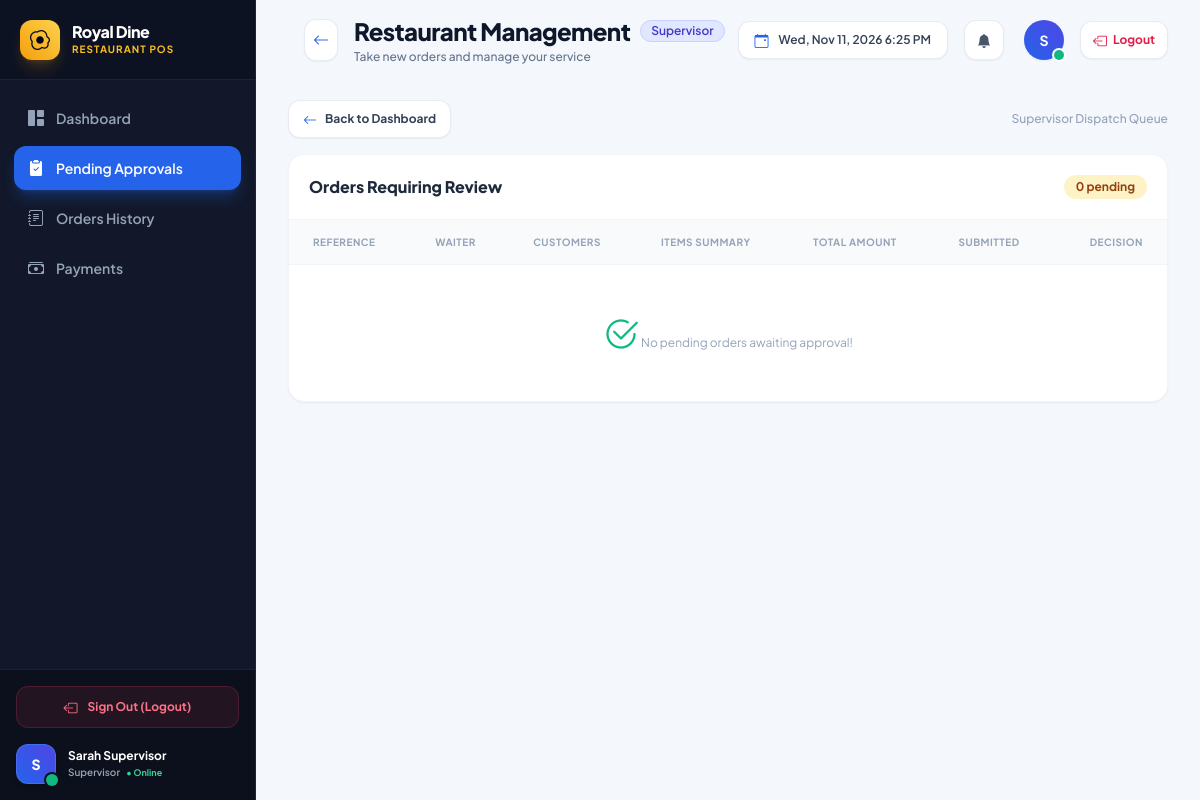
Page /approvals/pending/ (signed in) on the committed database.
### apps/accounts/models.py (models this page shows, shortened)
class CustomUser(AbstractUser):
    class Role(models.TextChoices):
        ADMIN = 'ADMIN', 'Administrator'
        SUPERVISOR = 'SUPERVISOR', 'Supervisor'
        WAITER = 'WAITER', 'Waiter'
        KITCHEN_STAFF = 'KITCHEN_STAFF', 'Kitchen Staff'
    role = models.CharField(
        max_length=20,
        choices=Role.choices,
        default=Role.WAITER,
    )
    phone_number = models.CharField(max_length=20, blank=True)
    is_active_employee = models.BooleanField(default=True)
    avatar = models.ImageField(upload_to='avatars/', blank=True, null=True)
    created_at = models.DateTimeField(auto_now_add=True)
    updated_at = models.DateTimeField(auto_now=True)
    class Meta:
        ordering = ['-created_at']
        verbose_name = 'User'
        verbose_name_plural = 'Users'

### apps/approvals/views.py (the view)
# urls.py: path('pending/', views.pending_orders, name='pending_orders'),
@login_required
@supervisor_required
def pending_orders(request):
    orders = Order.objects.filter(status=Order.Status.PENDING_APPROVAL).select_related('waiter').prefetch_related('items__meal')
    return render(request, 'supervisor/pending_orders.html', {'orders': orders})

### apps/restaurants/context_processors.py (called while the page is built)
def restaurant_context(request):
    try:
        settings_obj = RestaurantSettings.objects.first()
        currency = settings_obj.currency_symbol if settings_obj and settings_obj.currency_symbol else 'ETB'
    except Exception:
        currency = 'ETB'
        settings_obj = None
    return {
        'CURRENCY_SYMBOL': currency,
        'restaurant_settings': settings_obj,
    }

### templates/supervisor/pending_orders.html (shortened to what this page needs)
{% extends 'base/base.html' %}
{% load humanize %}
{% block content %}
<div class="mb-4 flex items-center justify-between">
    <a href="{% url 'approvals:supervisor_dashboard' %}" class="inline-flex items-center gap-2 px-3.5 py-2 rounded-xl bg-white hover:bg-slate-50 text-slate-700 border border-slate-200/80 font-bold text-xs shadow-sm transition-all active:scale-95">
        <i class="bi bi-arrow-left text-sm text-blue-600"></i>
        <span>Back to Dashboard</span>
    </a>
    <span class="text-xs text-slate-400 font-medium">Supervisor Dispatch Queue</span>
</div>
<div class="bg-white rounded-2xl shadow-sm border border-slate-100 overflow-hidden">
    <div class="p-5 border-b border-slate-100 flex items-center justify-between">
        <h3 class="text-base font-extrabold text-slate-800">Orders Requiring Review</h3>
        <span class="px-3 py-1 rounded-full text-xs font-bold bg-amber-100 text-amber-800">
            {{ orders.count }} pending
        </span>
    </div>
    <div class="overflow-x-auto">
        <table class="w-full text-left text-xs">
            <thead class="bg-slate-50 text-slate-400 uppercase font-bold text-[10px] tracking-wider border-b border-slate-100">
                <tr>
                    <th class="px-6 py-3.5">Reference</th>
                    <th class="px-6 py-3.5">Waiter</th>
                    <th class="px-6 py-3.5">Customers</th>
                    <th class="px-6 py-3.5">Items Summary</th>
                    <th class="px-6 py-3.5">Total Amount</th>
                    <th class="px-6 py-3.5">Submitted</th>
                    <th class="px-6 py-3.5 text-right">Decision</th>
                </tr>
            </thead>
            <tbody class="divide-y divide-slate-100">
                {% for order in orders %}
                <tr class="hover:bg-slate-50/80 transition-colors">
                    <td class="px-6 py-4 font-bold text-slate-900">{{ order.order_reference }}</td>
                    <td class="px-6 py-4 font-semibold text-slate-700">
                        <i class="bi bi-person mr-1 text-slate-400"></i>
                        {{ order.waiter.get_full_name|default:order.waiter.username }}
                    </td>
                    <td class="px-6 py-4 font-semibold text-slate-600">{{ order.customer_count }} Guest{{ order.customer_count|pluralize }}</td>
                    <td class="px-6 py-4 text-slate-500 max-w-xs truncate">
                        {% for item in order.items.all %}
                        {{ item.quantity }}x {{ item.meal.name }}{% if not forloop.last %}, {% endif %}
                        {% endfor %}
                    </td>
                    <td class="px-6 py-4 font-extrabold text-slate-900 text-sm">ETB {{ order.total_amount }}</td>
                    <td class="px-6 py-4">
                        <div class="flex items-center gap-1.5 text-xs text-slate-700 font-bold">
                            <i class="bi bi-clock text-slate-400"></i>
                            <span>{{ order.created_at|date:"h:i A" }}</span>
                        </div>
                        <span class="text-[10px] text-slate-400 block">{{ order.created_at|naturaltime }}</span>
                    </td>
                    <td class="px-6 py-4 text-right space-x-2">
                        <a href="{% url 'approvals:review_order' order.id %}" class="px-4 py-1.5 rounded-xl font-bold text-xs text-white bg-[#2563eb] hover:bg-blue-700 shadow-sm transition-all inline-block">
                            Review &amp; Decide
                        </a>
                    </td>
                </tr>
                {% empty %}
                <tr>
                    <td colspan="7" class="px-6 py-12 text-center text-slate-400">
                        <i class="bi bi-check2-circle text-4xl text-emerald-500 mb-2 d-block"></i>
                        No pending orders awaiting approval!
                    </td>
                </tr>
                {% endfor %}
            </tbody>
        </table>
    </div>
</div>
{% endblock %}

### templates/base/sidebar.html (shortened to what this page needs)
{% load static %}
<aside id="sidebar" class="fixed lg:static inset-y-0 left-0 z-50 w-64 h-screen bg-[#121829] flex flex-col justify-between shrink-0 transform -translate-x-full lg:translate-x-0 transition-transform duration-300 ease-in-out shadow-2xl lg:shadow-none select-none border-r border-slate-800/80 overflow-hidden">
    <div class="h-20 shrink-0 flex items-center justify-between px-5 border-b border-slate-800/80 bg-[#0d1222]">
        <a href="{% url 'accounts:dashboard_redirect' %}" class="flex items-center space-x-3 group">
            <div class="w-10 h-10 rounded-xl bg-gradient-to-tr from-amber-500 to-amber-300 flex items-center justify-center shadow-lg shadow-amber-500/20 group-hover:scale-105 transition-transform">
                <i class="bi bi-egg-fried text-xl text-slate-950 font-bold"></i>
            </div>
            <div>
                <h1 class="text-base font-extrabold tracking-tight text-white leading-tight">Royal Dine</h1>
                <p class="text-[10px] font-bold text-amber-400 uppercase tracking-widest">Restaurant POS</p>
            </div>
        </a>
    </div>
    <nav class="flex-1 min-h-0 px-3.5 py-4 space-y-1.5 overflow-y-auto">
        {% if user.role == 'WAITER' %}
        <a href="{% url 'orders:waiter_dashboard' %}"
           class="flex items-center space-x-3 px-3.5 py-2.5 rounded-xl text-sm font-semibold transition-all duration-150 {% if request.resolver_match.url_name == 'waiter_dashboard' %}bg-[#2563eb] text-white shadow-lg shadow-blue-600/30{% else %}text-slate-400 hover:text-white hover:bg-slate-800/70{% endif %}">
            <i class="bi bi-grid-1x2-fill text-base"></i>
            <span>Dashboard</span>
        </a>
        <a href="{% url 'orders:create_order' %}"
           class="flex items-center space-x-3 px-3.5 py-2.5 rounded-xl text-sm font-semibold transition-all duration-150 {% if request.resolver_match.url_name == 'create_order' %}bg-[#2563eb] text-white shadow-lg shadow-blue-600/30{% else %}text-slate-400 hover:text-white hover:bg-slate-800/70{% endif %}">
            <i class="bi bi-plus-circle-fill text-base"></i>
            <span>Take New Order</span>
        </a>
        <a href="{% url 'orders:waiter_orders' %}"
           class="flex items-center space-x-3 px-3.5 py-2.5 rounded-xl text-sm font-semibold transition-all duration-150 {% if request.resolver_match.url_name == 'waiter_orders' %}bg-[#2563eb] text-white shadow-lg shadow-blue-600/30{% else %}text-slate-400 hover:text-white hover:bg-slate-800/70{% endif %}">
            <i class="bi bi-receipt text-base"></i>
            <span>My Orders</span>
        </a>
        {% elif user.role == 'SUPERVISOR' %}
        <a href="{% url 'approvals:supervisor_dashboard' %}"
           class="flex items-center space-x-3 px-3.5 py-2.5 rounded-xl text-sm font-semibold transition-all duration-150 {% if request.resolver_match.url_name == 'supervisor_dashboard' %}bg-[#2563eb] text-white shadow-lg shadow-blue-600/30{% else %}text-slate-400 hover:text-white hover:bg-slate-800/70{% endif %}">
            <i class="bi bi-grid-1x2-fill text-base"></i>
            <span>Dashboard</span>
        </a>
        <a href="{% url 'approvals:pending_orders' %}"
           class="flex items-center justify-between px-3.5 py-2.5 rounded-xl text-sm font-semibold transition-all duration-150 {% if request.resolver_match.url_name == 'pending_orders' %}bg-[#2563eb] text-white shadow-lg shadow-blue-600/30{% else %}text-slate-400 hover:text-white hover:bg-slate-800/70{% endif %}">
            <div class="flex items-center space-x-3">
                <i class="bi bi-clipboard2-check-fill text-base"></i>
                <span>Pending Approvals</span>
            </div>
        </a>
        <a href="{% url 'approvals:order_history' %}"
           class="flex items-center space-x-3 px-3.5 py-2.5 rounded-xl text-sm font-semibold transition-all duration-150 {% if request.resolver_match.url_name == 'order_history' %}bg-[#2563eb] text-white shadow-lg shadow-blue-600/30{% else %}text-slate-400 hover:text-white hover:bg-slate-800/70{% endif %}">
            <i class="bi bi-journal-text text-base"></i>
            <span>Orders History</span>
        </a>
        <a href="{% url 'payments:payment_list' %}"
           class="flex items-center space-x-3 px-3.5 py-2.5 rounded-xl text-sm font-semibold transition-all duration-150 {% if request.resolver_match.url_name == 'payment_list' %}bg-[#2563eb] text-white shadow-lg shadow-blue-600/30{% else %}text-slate-400 hover:text-white hover:bg-slate-800/70{% endif %}">
            <i class="bi bi-cash-stack text-base"></i>
            <span>Payments</span>
        </a>
        {% endif %}
    </nav>
    <div class="shrink-0 p-4 border-t border-slate-800/80 bg-[#0c101c] space-y-3">
        <form method="post" action="{% url 'accounts:logout' %}" class="w-full">
            <button type="submit"
                    class="w-full flex items-center justify-center space-x-2.5 py-2.5 px-3 rounded-xl text-xs font-bold text-rose-400 bg-rose-500/10 hover:bg-rose-500/20 border border-rose-500/20 hover:border-rose-500/40 transition-all group">
                <i class="bi bi-box-arrow-left text-sm group-hover:-translate-x-0.5 transition-transform"></i>
                <span>Sign Out (Logout)</span>
            </button>
        </form>
        <div class="flex items-center space-x-3 pt-1">
            <div class="relative shrink-0">
                <div class="w-10 h-10 rounded-xl bg-gradient-to-tr from-blue-600 to-indigo-600 border border-blue-400/30 flex items-center justify-center text-white font-extrabold text-sm shadow-md">
                    {{ user.first_name|first|default:user.username|first|upper }}
                </div>
                <span class="absolute -bottom-0.5 -right-0.5 w-3 h-3 rounded-full bg-emerald-500 ring-2 ring-[#0c101c]"></span>
            </div>
            <div class="min-w-0 flex-1">
                <p class="text-xs font-bold text-white truncate leading-tight">
                    {{ user.get_full_name|default:user.username }}
                </p>
                <div class="flex items-center space-x-1.5 mt-0.5">
                    <span class="text-[10px] font-semibold text-slate-400">{{ user.get_role_display }}</span>
                    <span class="text-[9px] text-emerald-400 font-bold">&bull; Online</span>
                </div>
            </div>
        </div>
    </div>
</aside>

### templates/base/topnav.html (shortened to what this page needs)
<header class="h-20 bg-[#f4f7fc] px-6 lg:px-8 flex items-center justify-between shrink-0">
    <div class="flex items-center space-x-3 sm:space-x-4">
        {% if request.resolver_match.url_name not in 'admin_dashboard,waiter_dashboard,supervisor_dashboard,kitchen_dashboard' %}
        <button type="button" onclick="window.history.back()" title="Go Back"
            class="p-2 rounded-xl text-slate-600 hover:text-slate-900 bg-white hover:bg-slate-50 border border-slate-200/80 shadow-sm transition-all active:scale-95 flex items-center justify-center">
            <i class="bi bi-arrow-left text-base text-blue-600"></i>
        </button>
        {% endif %}
        <div>
            <div class="flex items-center space-x-2.5">
                <h1 class="text-xl lg:text-2xl font-extrabold text-slate-900 tracking-tight">
                    {% block header_title %}Restaurant Management{% endblock %}
                </h1>
                <span class="hidden sm:inline-flex items-center px-2.5 py-0.5 rounded-full text-xs font-semibold
                    {% if user.role == 'ADMIN' %}bg-purple-100 text-purple-700 border border-purple-200
                    {% elif user.role == 'SUPERVISOR' %}bg-indigo-100 text-indigo-700 border border-indigo-200
                    {% elif user.role == 'WAITER' %}bg-blue-100 text-blue-700 border border-blue-200
                    {% else %}bg-amber-100 text-amber-800 border border-amber-200{% endif %}">
                    {{ user.get_role_display }}
                </span>
            </div>
            <p class="text-xs text-slate-500 font-medium mt-0.5 hidden sm:block">
                {% block header_subtitle %}Take new orders and manage your service{% endblock %}
            </p>
        </div>
    </div>
    <div class="flex items-center space-x-3 lg:space-x-4">
        <div
            class="flex items-center space-x-2.5 px-4 py-2 bg-white rounded-xl shadow-sm border border-slate-200/80 text-xs font-semibold text-slate-700">
            <i class="bi bi-calendar-event text-blue-600 text-sm"></i>
            <span id="liveDateTimeBadge">Loading date...</span>
        </div>
        <div class="relative" id="notificationDropdownContainer">
            <button type="button" id="notificationBellBtn" onclick="toggleNotificationDropdown()"
                class="w-10 h-10 rounded-xl bg-white border border-slate-200/80 flex items-center justify-center text-slate-600 hover:text-slate-900 hover:bg-slate-50 shadow-sm transition-colors relative">
                <i class="bi bi-bell-fill text-sm"></i>
            </button>
        </div>
        <div class="flex items-center space-x-2.5 pl-1">
            <div class="relative">
                <div
                    class="w-10 h-10 rounded-full bg-gradient-to-tr from-blue-600 to-indigo-600 flex items-center justify-center text-white font-bold text-sm shadow-sm">
                    {{ user.first_name|first|default:user.username|first|upper }}
                </div>
                <span
                    class="absolute bottom-0 right-0 w-2.5 h-2.5 rounded-full bg-emerald-500 ring-2 ring-white"></span>
            </div>
        </div>
        <form method="post" action="{% url 'accounts:logout' %}" class="inline-flex">
            <button type="submit" title="Sign out of system"
                class="flex items-center space-x-1.5 px-3 py-2 rounded-xl bg-white hover:bg-rose-50 text-rose-600 border border-slate-200/80 hover:border-rose-200 text-xs font-bold shadow-sm transition-all active:scale-95">
                <i class="bi bi-box-arrow-left text-sm"></i>
                <span class="hidden sm:inline">Logout</span>
            </button>
        </form>
    </div>
</header>

### templates/base/base.html (style rules this page uses)
body { font-family: 'Plus Jakarta Sans', system-ui, -apple-system, sans-serif; background-color: #f4f7fc; color: #1e293b; }

### rows in the picture
CustomUser: first_name|first "S", get_full_name "Sarah Supervisor", role "Supervisor"

### other values in the picture
{{ orders.count }} "0"
